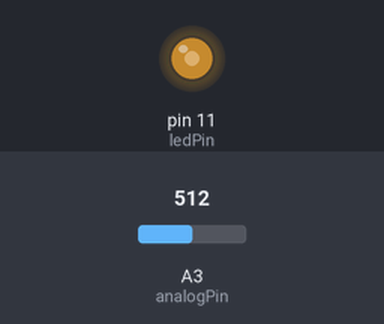
The sketch below on a simulated Arduino Uno, built with avr-gcc and run on an emulated ATmega328P. Shown: output pins drawn as LEDs (lit = HIGH). Inputs (shaded band) come from the test bench; at power-on: A3 (analogPin) = 512.

Above: at 1.2 s.
1.3 s: A3 (analogPin) set to 716
At 1.7 s:
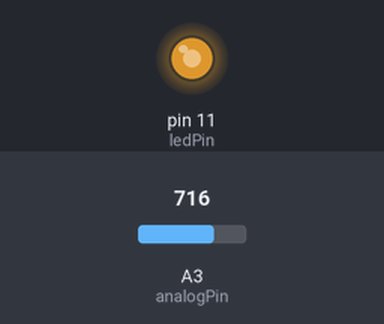
2.8 s: A3 (analogPin) set to 900
At 4.0 s:
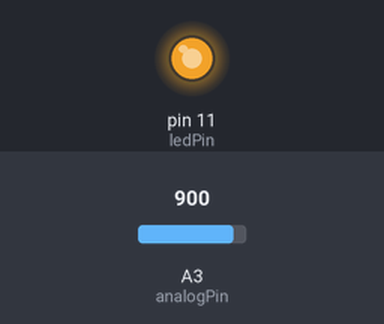
4.3 s: A3 (analogPin) set to 122
At 5.2 s:
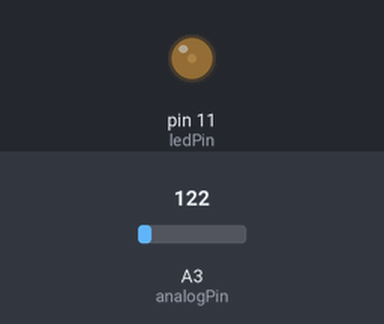
5.8 s: A3 (analogPin) set to 0
At 6.3 s:
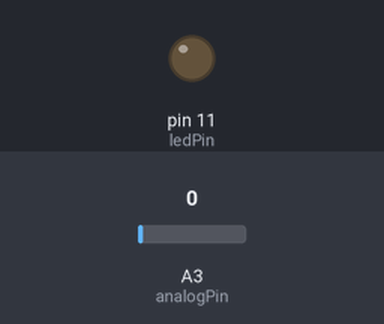
Timing chart, 0 to 8.3 s (numbered marks = the images above; inputs shaded):
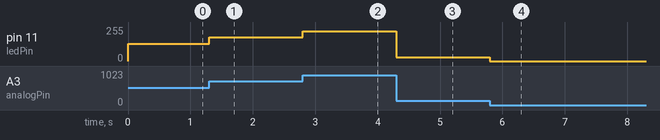

Measured:
- after the input at 1.3 s, pin 11 (ledPin): 128/255 → 179/255 at once
- after the input at 2.8 s, pin 11 (ledPin): 179/255 → 225/255 at once
- after the input at 4.3 s, pin 11 (ledPin): 225/255 → 30/255 at once
- after the input at 5.8 s, pin 11 (ledPin): 30/255 → 0/255 at once

The sketch:

lab_6.ino
```cpp
int ledPin = 11;
int analogPin = A3;
int val = 0;
void setup() {
 pinMode(ledPin, OUTPUT);
 pinMode (analogPin, INPUT);
}
void loop() {
val = analogRead(analogPin);
analogWrite(ledPin, val / 4);
}
```
